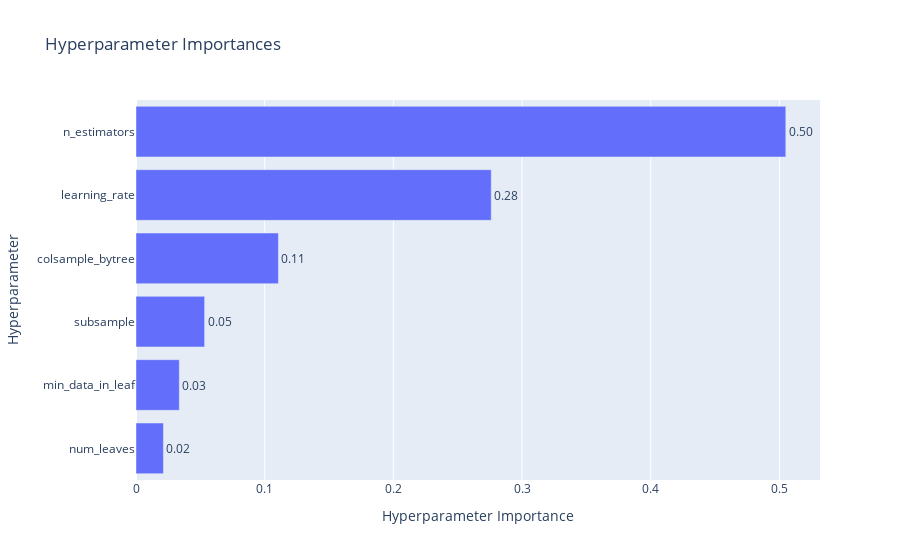

This figure's notebook cell:
### Code cell
# 하이퍼파라미터별 중요도를 확인할 수 있는 그래프
optuna.visualization.plot_param_importances(study_lgbm)

### Figure 1 — Plotly figure (JSON) as saved in the notebook; plotly's stock layout.template omitted (floating-point values rounded to 4 significant figures)
{"data": [{"cliponaxis": false, "hovertemplate": ["num_leaves (IntDistribution): 0.021311822552321235<extra></extra>", "min_data_in_leaf (IntDistribution): 0.03366334086388427<extra></extra>", "subsample (FloatDistribution): 0.05333960976342908<extra></extra>", "colsample_bytree (FloatDistribution): 0.1106672817601863<extra></extra>", "learning_rate (FloatDistribution): 0.2760562419380333<extra></extra>", "n_estimators (IntDistribution): 0.5049617031221457<extra></extra>"], "name": "Objective Value", "orientation": "h", "text": ["0.02", "0.03", "0.05", "0.11", "0.28", "0.50"], "textposition": "outside", "type": "bar", "x": [0.02131, 0.03366, 0.05334, 0.1107, 0.2761, 0.505], "y": ["num_leaves", "min_data_in_leaf", "subsample", "colsample_bytree", "learning_rate", "n_estimators"]}], "layout": {"title": {"text": "Hyperparameter Importances"}, "xaxis": {"title": {"text": "Hyperparameter Importance"}}, "yaxis": {"title": {"text": "Hyperparameter"}}}}
